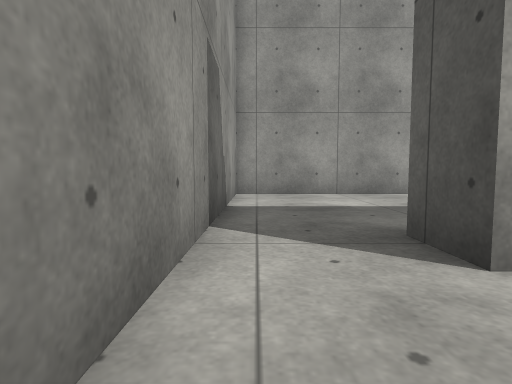
[1] (above)

23 first-person views from a walk through a robot-simulator world made for Gazebo. The camera is 0.72 m above the floor, tilts 4° down and sees 80° across. The floor is counted in squares, 1 m on a side. Each view is taken from the middle of a square. On the plan, view 1 faces up. The plan holds only what a view shows up to about 10 squares ahead; the rest is blank. The place goes on beyond the plan.

[2]
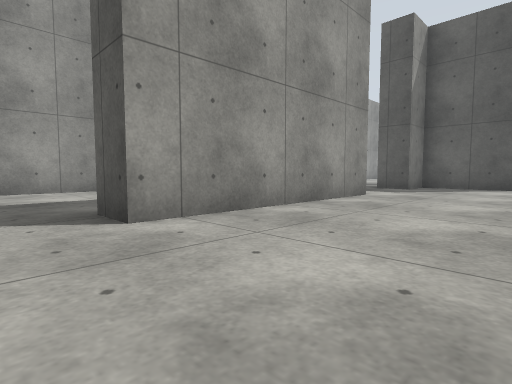

[3]
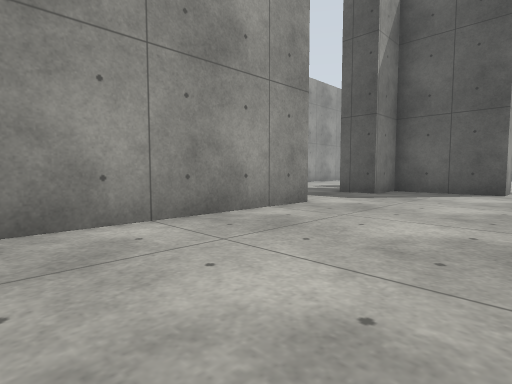

[4]
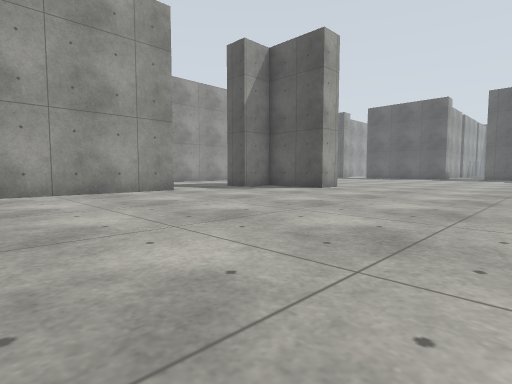

[5]
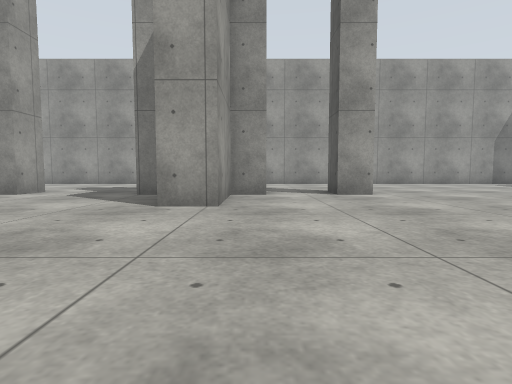

[6]
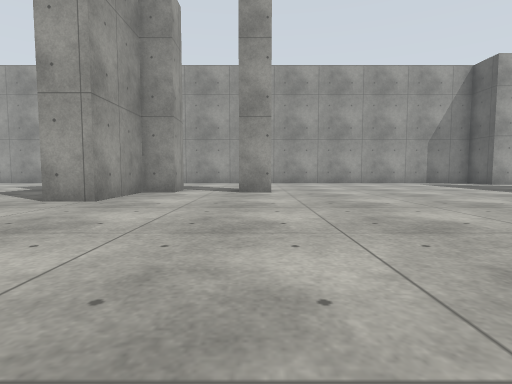

[7]
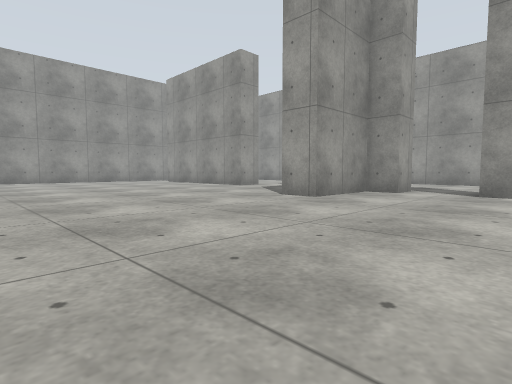

[8]
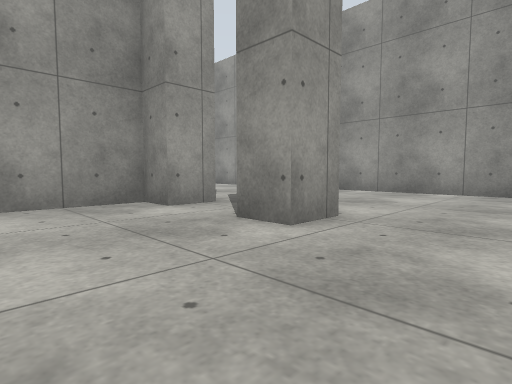

[9]
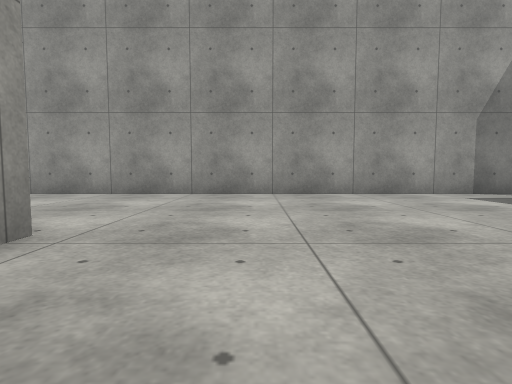

[10]
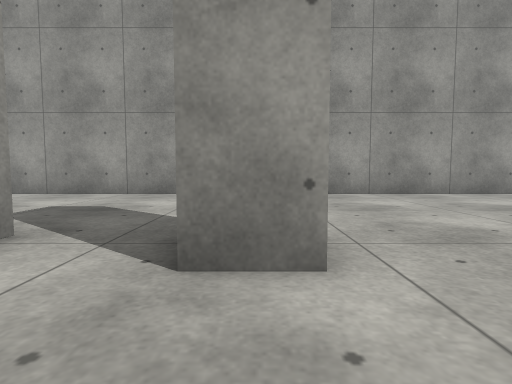

[11]
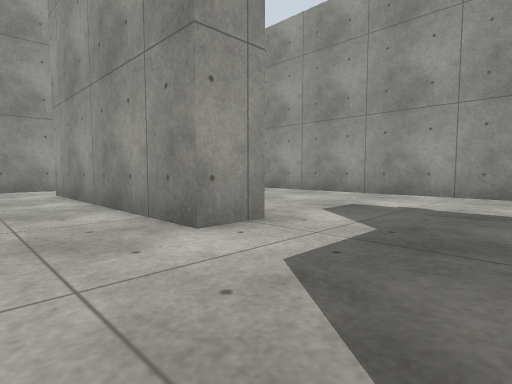

[12]
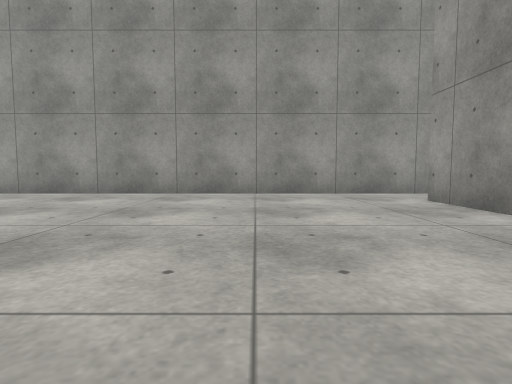

[13]
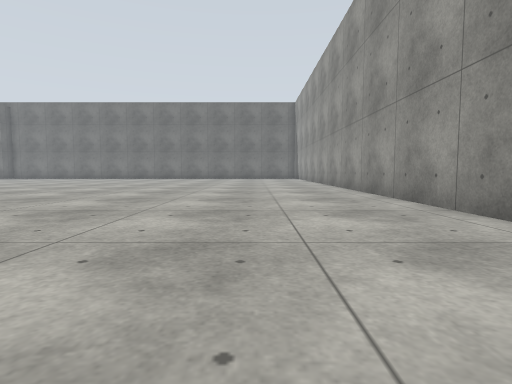

[14]
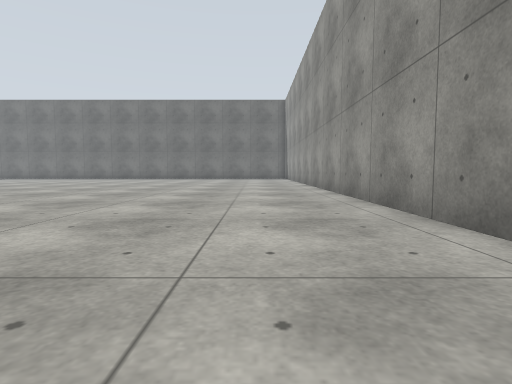

[15]
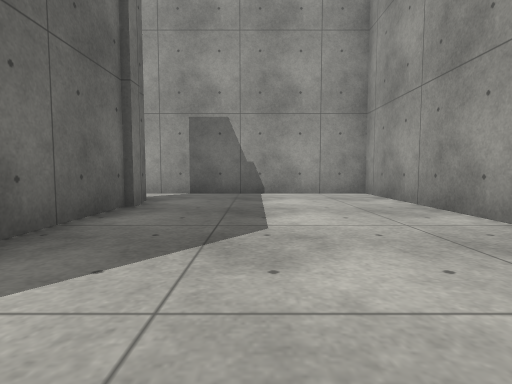

[16]
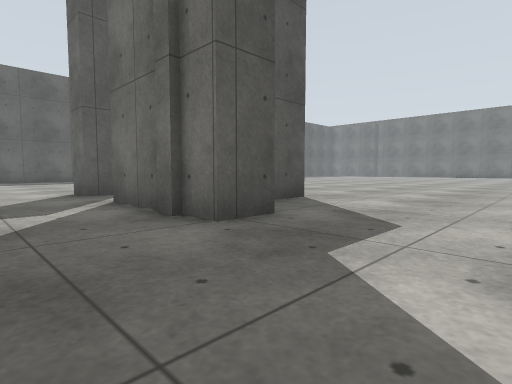

[17]
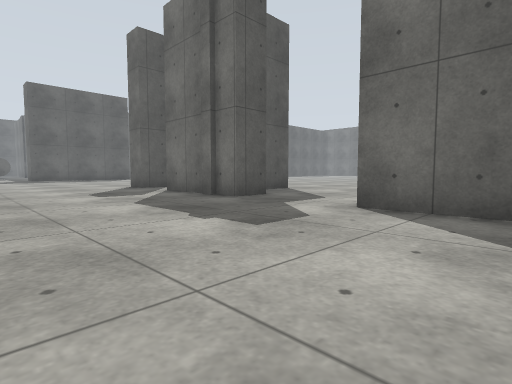

[18]
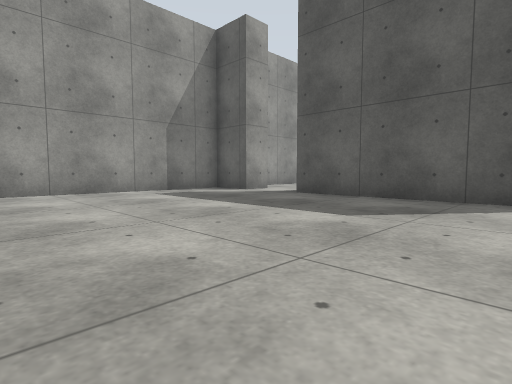

[19]
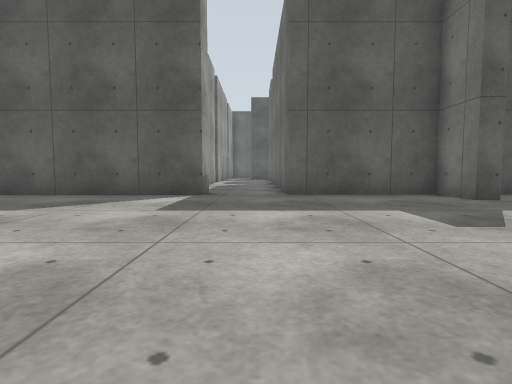

[20]
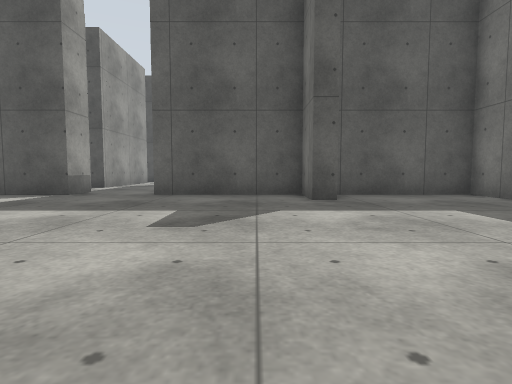

[21]
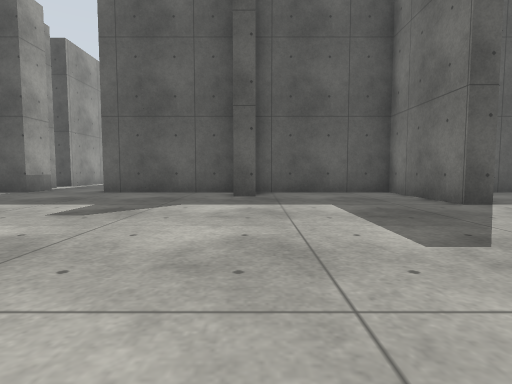

[22]
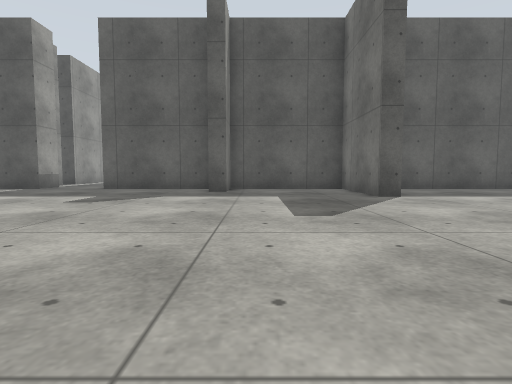

[23]
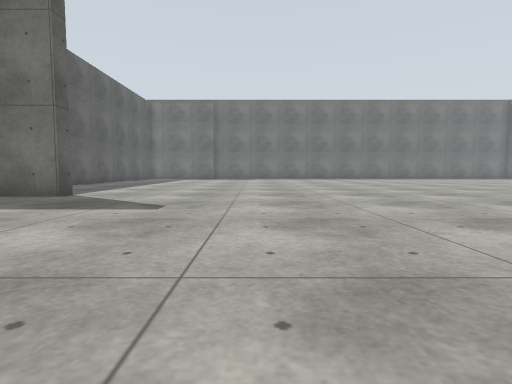

### Floor plan
Points are (right, up) in squares from view 1. A wall is a line through its corners. A room is listed if a view was taken in it or the views show most of it. See-through windows are left out.
Room 1 (views 1, 2, 3, 4, 5, 6, 7, 8, 9, 10, 11, 12, 13, 14, 15, 16, 17, 18, 19, 20, 21, 22, 23)
walls: (13.2, 2.1) (12.4, 2.1) (12.4, 3.4) (16.3, 3.4) (16.3, 2.1) (15.2, 2.1) (15.2, -0.9) (14, -0.9) (14, 1.2); (18.4, 2.1) (18.4, 3.4) (19.5, 3.4) (19.5, 2.1) (18.4, 2.1); (13.2, 3.5) (13.9, 3.5); (2.9, 3.4) (8.8, 3.4) (8.8, 2.1) (1.7, 2.1) (1.7, 3.4); (2.4, 3.5) (3, 3.5); (29.5, -9) (29.5, -8.4) (31.1, -8.4); (5, 9.5) (-0.6, 9.5) (-0.6, -15.1); (31.1, -1.4) (31.1, 5.2); (27.4, -14.1) (27.4, -13.4) (31.1, -13.4) (31.1, -4); (30, 9.5) (7.1, 9.5)
ways out: opening at (31.5, -2.5)

Where each view was taken, in squares from view 1:
view 1: 0 up, 0 right, facing up
view 2: 2 down, 0 right, facing up-right
view 3: 2 down, 3 right, facing up-right
view 4: 8 down, 3 right, facing up-right
view 5: 7 down, 16 right, facing up
view 6: 8 down, 19 right, facing up
view 7: 8 down, 20 right, facing up-left
view 8: 1 down, 22 right, facing up-left
view 9: 0 up, 22 right, facing up
view 10: 0 up, 19 right, facing up
view 11: 0 up, 12 right, facing up-left
view 12: 2 down, 9 right, facing left
view 13: 4 down, 3 right, facing down
view 14: 5 down, 2 right, facing down
view 15: 6 up, 9 right, facing left
view 16: 6 up, 9 right, facing down-right
view 17: 9 up, 6 right, facing down-right
view 18: 1 down, 23 right, facing up-right
view 19: 3 down, 22 right, facing right
view 20: 7 down, 22 right, facing right
view 21: 9 down, 21 right, facing right
view 22: 10 down, 19 right, facing right
view 23: 5 down, 22 right, facing down
